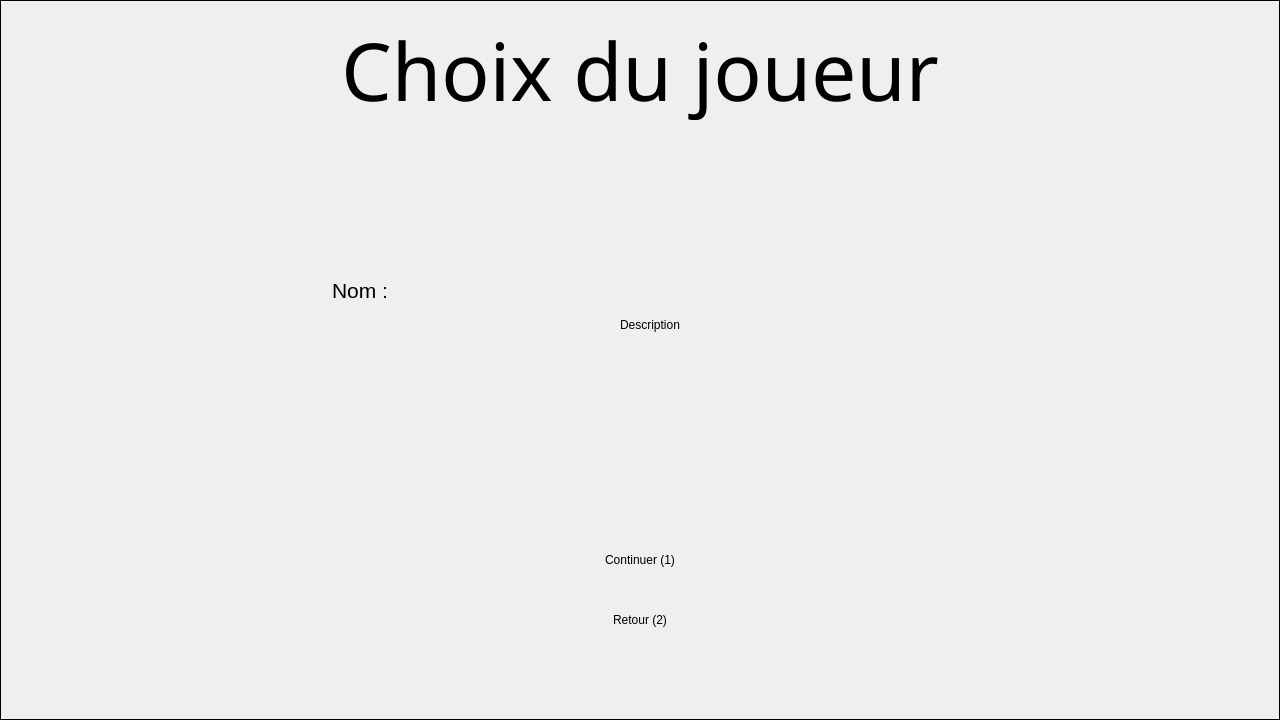
<?xml version="1.0" encoding="UTF-8"?>
<ui version="4.0">
 <class>ChoixJoueur</class>
 <widget class="QWidget" name="ChoixJoueur">
  <property name="geometry">
   <rect>
    <x>0</x>
    <y>0</y>
    <width>1280</width>
    <height>720</height>
   </rect>
  </property>
  <property name="windowTitle">
   <string>Form</string>
  </property>
  <widget class="QLineEdit" name="NomChoisi">
   <property name="geometry">
    <rect>
     <x>410</x>
     <y>260</y>
     <width>400</width>
     <height>60</height>
    </rect>
   </property>
   <property name="font">
    <font>
     <pointsize>16</pointsize>
    </font>
   </property>
   <property name="maxLength">
    <number>20</number>
   </property>
  </widget>
  <widget class="QLabel" name="BackGround">
   <property name="geometry">
    <rect>
     <x>0</x>
     <y>0</y>
     <width>1280</width>
     <height>720</height>
    </rect>
   </property>
   <property name="baseSize">
    <size>
     <width>100</width>
     <height>100</height>
    </size>
   </property>
   <property name="autoFillBackground">
    <bool>true</bool>
   </property>
   <property name="frameShape">
    <enum>QFrame::Shape::Box</enum>
   </property>
   <property name="text">
    <string/>
   </property>
   <property name="textFormat">
    <enum>Qt::TextFormat::PlainText</enum>
   </property>
   <property name="pixmap">
    <pixmap resource="Image.qrc">:/Decor/Image_Qt/Decor/Ciel_menu.jpg</pixmap>
   </property>
   <property name="scaledContents">
    <bool>true</bool>
   </property>
  </widget>
  <widget class="QLabel" name="Retour">
   <property name="geometry">
    <rect>
     <x>540</x>
     <y>600</y>
     <width>200</width>
     <height>40</height>
    </rect>
   </property>
   <property name="autoFillBackground">
    <bool>true</bool>
   </property>
   <property name="text">
    <string>Retour (2)</string>
   </property>
   <property name="alignment">
    <set>Qt::AlignmentFlag::AlignCenter</set>
   </property>
  </widget>
  <widget class="QLabel" name="Description">
   <property name="geometry">
    <rect>
     <x>400</x>
     <y>200</y>
     <width>500</width>
     <height>250</height>
    </rect>
   </property>
   <property name="autoFillBackground">
    <bool>true</bool>
   </property>
   <property name="text">
    <string>Description</string>
   </property>
   <property name="alignment">
    <set>Qt::AlignmentFlag::AlignCenter</set>
   </property>
   <property name="wordWrap">
    <bool>true</bool>
   </property>
  </widget>
  <widget class="QLabel" name="Titre">
   <property name="geometry">
    <rect>
     <x>190</x>
     <y>20</y>
     <width>900</width>
     <height>100</height>
    </rect>
   </property>
   <property name="palette">
    <palette>
     <active>
      <colorrole role="WindowText">
       <brush brushstyle="SolidPattern">
        <color alpha="255">
         <red>0</red>
         <green>0</green>
         <blue>0</blue>
        </color>
       </brush>
      </colorrole>
      <colorrole role="Text">
       <brush brushstyle="SolidPattern">
        <color alpha="255">
         <red>0</red>
         <green>0</green>
         <blue>0</blue>
        </color>
       </brush>
      </colorrole>
     </active>
     <inactive>
      <colorrole role="WindowText">
       <brush brushstyle="SolidPattern">
        <color alpha="255">
         <red>0</red>
         <green>0</green>
         <blue>0</blue>
        </color>
       </brush>
      </colorrole>
      <colorrole role="Text">
       <brush brushstyle="SolidPattern">
        <color alpha="255">
         <red>0</red>
         <green>0</green>
         <blue>0</blue>
        </color>
       </brush>
      </colorrole>
     </inactive>
     <disabled/>
    </palette>
   </property>
   <property name="font">
    <font>
     <family>FZShuTi</family>
     <pointsize>60</pointsize>
     <underline>false</underline>
     <strikeout>false</strikeout>
     <stylestrategy>PreferDefault</stylestrategy>
    </font>
   </property>
   <property name="mouseTracking">
    <bool>false</bool>
   </property>
   <property name="contextMenuPolicy">
    <enum>Qt::ContextMenuPolicy::DefaultContextMenu</enum>
   </property>
   <property name="autoFillBackground">
    <bool>false</bool>
   </property>
   <property name="text">
    <string>Choix du joueur</string>
   </property>
   <property name="textFormat">
    <enum>Qt::TextFormat::PlainText</enum>
   </property>
   <property name="scaledContents">
    <bool>false</bool>
   </property>
   <property name="alignment">
    <set>Qt::AlignmentFlag::AlignCenter</set>
   </property>
   <property name="wordWrap">
    <bool>false</bool>
   </property>
  </widget>
  <widget class="QLabel" name="Continuer">
   <property name="geometry">
    <rect>
     <x>540</x>
     <y>540</y>
     <width>200</width>
     <height>40</height>
    </rect>
   </property>
   <property name="autoFillBackground">
    <bool>true</bool>
   </property>
   <property name="text">
    <string>Continuer (1)</string>
   </property>
   <property name="alignment">
    <set>Qt::AlignmentFlag::AlignCenter</set>
   </property>
  </widget>
  <widget class="QLabel" name="Nom">
   <property name="geometry">
    <rect>
     <x>310</x>
     <y>270</y>
     <width>100</width>
     <height>40</height>
    </rect>
   </property>
   <property name="font">
    <font>
     <pointsize>16</pointsize>
    </font>
   </property>
   <property name="text">
    <string>Nom :</string>
   </property>
   <property name="alignment">
    <set>Qt::AlignmentFlag::AlignCenter</set>
   </property>
  </widget>
  <zorder>BackGround</zorder>
  <zorder>NomChoisi</zorder>
  <zorder>Retour</zorder>
  <zorder>Description</zorder>
  <zorder>Titre</zorder>
  <zorder>Continuer</zorder>
  <zorder>Nom</zorder>
 </widget>
 <resources>
  <include location="Image.qrc"/>
 </resources>
 <connections/>
</ui>
